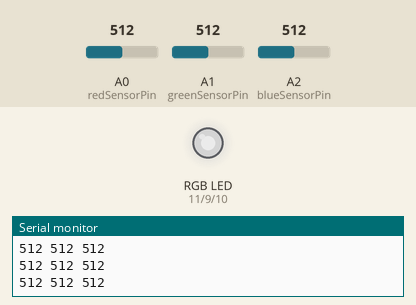
This sketch was run on a simulated Arduino Uno, built with avr-gcc and run on an emulated ATmega328P. Parts: an RGB LED mixed from three pins (HIGH = lit), the last lines printed to the serial monitor. The test bench sets the inputs (shaded band); at power-on: A0 (redSensorPin) = 512, A1 (greenSensorPin) = 512, A2 (blueSensorPin) = 512. Dim RGB values are drawn brighter than linear.

Above: at 1.2 s.
1.3 s: A0 (redSensorPin) set to 716
At 1.9 s:
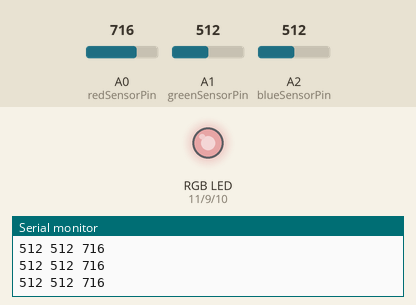
2.8 s: A1 (greenSensorPin) set to 716
At 3.7 s:
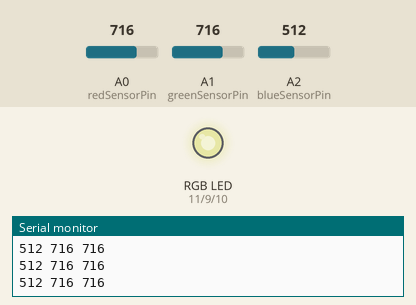
4.3 s: A2 (blueSensorPin) set to 716
At 4.9 s:
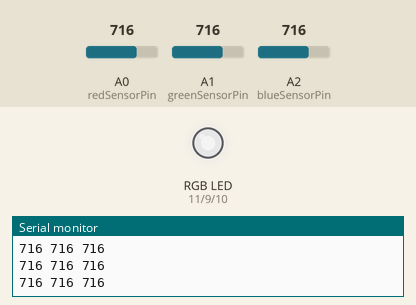
5.8 s: A0 (redSensorPin) set to 11
At 6.5 s:
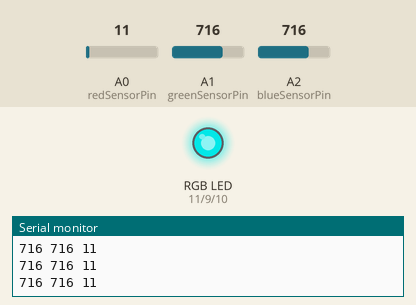
7.3 s: A0 (redSensorPin) set to 8
10.3 s: A1 (greenSensorPin) set to 900
At 10.9 s:
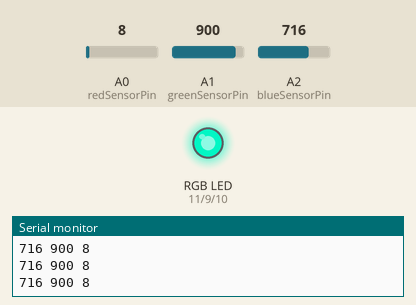
Timing chart, 0 to 12.8 s (numbered marks = the images above; inputs shaded):
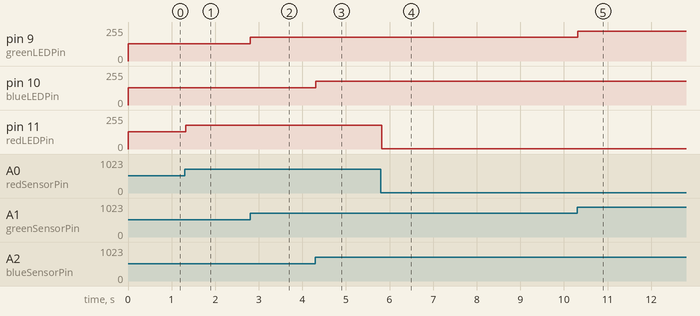

Measured:
- after the input at 1.3 s, pin 11 (redLEDPin): 128/255 → 179/255 at once
- after the input at 2.8 s, pin 9 (greenLEDPin): 128/255 → 179/255 at once
- after the input at 4.3 s, pin 10 (blueLEDPin): 128/255 → 179/255 at once
- after the input at 5.8 s, pin 11 (redLEDPin): 179/255 → 2/255 at once
- after the input at 10.3 s, pin 9 (greenLEDPin): 179/255 → 225/255 at once

The sketch:

colour_mixing_lamp.ino
```cpp
//pin assignments
const int greenLEDPin = 9;
const int blueLEDPin = 10;
const int redLEDPin = 11;

//sensor pins
const int redSensorPin = A0;
const int greenSensorPin = A1;
const int blueSensorPin = A2;

//LED color values
int redValue = 0;
int greenValue = 0;
int blueValue = 0;

//light sensor values
int redSensorValue = 0;
int greenSensorValue = 0;
int blueSensorValue = 0;

void setup() {
  // put your setup code here, to run once:
  Serial.begin(9600);

  pinMode(greenLEDPin, OUTPUT);
  pinMode(blueLEDPin, OUTPUT);
  pinMode(redLEDPin, OUTPUT);

}

void loop() {
  // put your main code here, to run repeatedly:
  redSensorValue = analogRead(redSensorPin);
  delay(5);
  greenSensorValue = analogRead(greenSensorPin);
  delay(5);
  blueSensorValue = analogRead(blueSensorPin);

  //print out sensor values
  //Serial.print("Raw sensor values \t red: ");
  //Serial.print(redSensorValue);
  //Serial.print("\t green: ");
  //Serial.print(greenSensorValue);
  //Serial.print("\t blue: ");
  //Serial.print(blueSensorValue);
  Serial.print(blueSensorValue);
  Serial.print(" ");
  Serial.print(greenSensorValue);
  Serial.print(" ");
  Serial.println(redSensorValue);

  //convert the sensor values to colourLED pin values
  redValue = redSensorValue/4;
  blueValue = blueSensorValue/4;
  greenValue = greenSensorValue/4;

  //print out LED values
  //Serial.print("Mapped sensor values \tRed: ");
  //Serial.print(redValue);
  //Serial.print("\tGreen: ");
  //Serial.print(greenValue);
  //Serial.print("\tBlue: ");
  //Serial.print(blueValue);
  //Serial.println();

  //write the mapped values to the colourLED pins
  analogWrite(redLEDPin, redValue);
  analogWrite(greenLEDPin, greenValue);
  analogWrite(blueLEDPin, blueValue);

}
```
